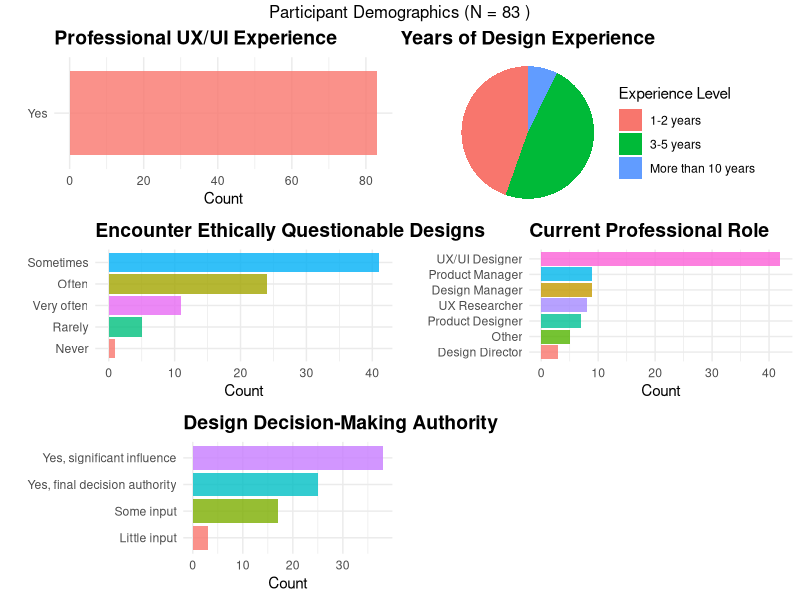

Reproduce this figure in R. (Note: this script raises an error after producing the figure.)
# Simplified Demographics Analysis - UX Ethics Survey

library(dplyr)
library(ggplot2)
library(readr)
library(gridExtra)

cat("=== UX ETHICS SURVEY DEMOGRAPHICS ANALYSIS ===\n")

# Load the processed interface data to get clean participant list
interface_data <- read.csv("results/interface_plot_data_aug16_plus_new_filtered.csv")
clean_participant_ids <- unique(interface_data$ResponseId)

cat("Clean participants for analysis: N =", length(clean_participant_ids), "\n")

# Load raw data to extract demographics
raw_data <- read_tsv("aug17_utf8.tsv", show_col_types = FALSE)

# Clean the raw data
clean_raw <- raw_data %>%
  filter(
    !is.na(ResponseId),
    !grepl("Response ID|ImportId|Understanding How User", ResponseId, ignore.case = TRUE),
    !ResponseId %in% c("Response ID", "{\"ImportId\":\"_recordId\"}")
  ) %>%
  filter(ResponseId %in% clean_participant_ids)

cat("Matched demographic data for", nrow(clean_raw), "participants\n")

# Get the actual demographic columns that exist
demo_cols <- c("Professional Experie", "Experience Level", "UI Ethics Experience", 
               "Dark Pattern Exp.", "Current Role", "Industry Experience", 
               "Company Size", "Decision-Making Auth")

# Check which columns exist
existing_cols <- demo_cols[demo_cols %in% names(clean_raw)]
cat("Found columns:", paste(existing_cols, collapse = ", "), "\n")

# Extract available demographics
demographics <- clean_raw %>%
  select(ResponseId, all_of(existing_cols))

# Create summary function
create_summary <- function(data, col_name) {
  data %>%
    filter(!is.na(.data[[col_name]]) & .data[[col_name]] != "") %>%
    count(.data[[col_name]], name = "Count") %>%
    mutate(Percentage = round(Count / sum(Count) * 100, 1)) %>%
    arrange(desc(Count))
}

# Generate summaries
cat("\n=== DEMOGRAPHIC SUMMARIES ===\n")

for(col in existing_cols) {
  cat("\n", toupper(col), ":\n")
  summary_table <- create_summary(demographics, col)
  print(summary_table)
}

# Create key visualizations
if(!dir.exists("plots")) {
  dir.create("plots")
}

colors <- c("#3498db", "#e74c3c", "#2ecc71", "#f39c12", "#9b59b6", "#1abc9c", "#34495e", "#95a5a6")

# Professional Experience
if("Professional Experie" %in% existing_cols) {
  prof_data <- create_summary(demographics, "Professional Experie")
  p1 <- ggplot(prof_data, aes(x = reorder(`Professional Experie`, Count), y = Count, fill = `Professional Experie`)) +
    geom_bar(stat = "identity", alpha = 0.8) +
    coord_flip() +
    labs(title = "Professional UX/UI Experience", x = "", y = "Count") +
    theme_minimal() +
    theme(legend.position = "none", plot.title = element_text(face = "bold", size = 14))
}

# Experience Level
if("Experience Level" %in% existing_cols) {
  exp_data <- create_summary(demographics, "Experience Level")
  p2 <- ggplot(exp_data, aes(x = "", y = Count, fill = `Experience Level`)) +
    geom_bar(stat = "identity", width = 1) +
    coord_polar("y", start = 0) +
    labs(title = "Years of Design Experience", fill = "Experience Level") +
    theme_void() +
    theme(plot.title = element_text(face = "bold", size = 14, hjust = 0.5))
}

# Ethics Encounter
if("UI Ethics Experience" %in% existing_cols) {
  ethics_data <- create_summary(demographics, "UI Ethics Experience")
  p3 <- ggplot(ethics_data, aes(x = reorder(`UI Ethics Experience`, Count), y = Count, fill = `UI Ethics Experience`)) +
    geom_bar(stat = "identity", alpha = 0.8) +
    coord_flip() +
    labs(title = "Encounter Ethically Questionable Designs", x = "", y = "Count") +
    theme_minimal() +
    theme(legend.position = "none", plot.title = element_text(face = "bold", size = 14))
}

# Dark Pattern Familiarity
if("Dark Pattern Exp." %in% existing_cols) {
  dp_data <- create_summary(demographics, "Dark Pattern Exp.")
  p4 <- ggplot(dp_data, aes(x = "", y = Count, fill = `Dark Pattern Exp.`)) +
    geom_bar(stat = "identity", width = 1) +
    coord_polar("y", start = 0) +
    labs(title = "Dark Pattern Familiarity", fill = "Familiarity Level") +
    theme_void() +
    theme(plot.title = element_text(face = "bold", size = 14, hjust = 0.5))
}

# Current Role
if("Current Role" %in% existing_cols) {
  role_data <- create_summary(demographics, "Current Role")
  p5 <- ggplot(role_data, aes(x = reorder(`Current Role`, Count), y = Count, fill = `Current Role`)) +
    geom_bar(stat = "identity", alpha = 0.8) +
    coord_flip() +
    labs(title = "Current Professional Role", x = "", y = "Count") +
    theme_minimal() +
    theme(legend.position = "none", plot.title = element_text(face = "bold", size = 14))
}

# Decision Authority
if("Decision-Making Auth" %in% existing_cols) {
  auth_data <- create_summary(demographics, "Decision-Making Auth")
  p6 <- ggplot(auth_data, aes(x = reorder(`Decision-Making Auth`, Count), y = Count, fill = `Decision-Making Auth`)) +
    geom_bar(stat = "identity", alpha = 0.8) +
    coord_flip() +
    labs(title = "Design Decision-Making Authority", x = "", y = "Count") +
    theme_minimal() +
    theme(legend.position = "none", plot.title = element_text(face = "bold", size = 14))
}

# Create combined plot
plots_list <- list()
if(exists("p1")) plots_list <- append(plots_list, list(p1))
if(exists("p2")) plots_list <- append(plots_list, list(p2))
if(exists("p3")) plots_list <- append(plots_list, list(p3))
if(exists("p4")) plots_list <- append(plots_list, list(p4))
if(exists("p5")) plots_list <- append(plots_list, list(p5))
if(exists("p6")) plots_list <- append(plots_list, list(p6))

if(length(plots_list) >= 6) {
  combined_plot <- grid.arrange(grobs = plots_list[1:6], ncol = 2, nrow = 3,
                               top = paste("Participant Demographics (N =", length(clean_participant_ids), ")"))
} else {
  combined_plot <- grid.arrange(grobs = plots_list, ncol = 2,
                               top = paste("Participant Demographics (N =", length(clean_participant_ids), ")"))
}

# Save combined plot
ggsave("plots/demographics_complete_summary.png", combined_plot, 
       width = 16, height = 12, dpi = 300)

# Generate LaTeX summary
cat("\n", paste(rep("=", 60), collapse=""), "\n")
cat("LATEX METHODS SECTION - PARTICIPANT DEMOGRAPHICS\n")
cat(paste(rep("=", 60), collapse=""), "\n")

# Calculate key statistics
n_total <- length(clean_participant_ids)

# Professional experience
prof_yes <- demographics %>% 
  filter(!is.na(`Professional Experie`) & `Professional Experie` == "Yes") %>% 
  nrow()

# Experience level
exp_data <- create_summary(demographics, "Experience Level")
exp_seasoned <- exp_data %>% 
  filter(!grepl("Less than 1 year", `Experience Level`)) %>% 
  pull(Count) %>% sum()

# Ethics encounter
ethics_data <- create_summary(demographics, "UI Ethics Experience")
ethics_frequent <- ethics_data %>% 
  filter(grepl("Often|Very often|Sometimes", `UI Ethics Experience`)) %>% 
  pull(Count) %>% sum()

# Dark pattern awareness
dp_data <- create_summary(demographics, "Dark Pattern Exp.")
dp_aware <- dp_data %>% 
  filter(!grepl("Not familiar|Never heard", `Dark Pattern Exp.`)) %>% 
  pull(Count) %>% sum()

# Decision authority
auth_data <- create_summary(demographics, "Decision-Making Auth")
has_authority <- auth_data %>% 
  filter(grepl("Full|Some", `Decision-Making Auth`)) %>% 
  pull(Count) %>% sum()

latex_text <- sprintf(
"\\textbf{Participants.} We recruited N = %d participants through Prolific Academic, all with professional experience in UI/UX design, product design, or design decision-making roles. The majority (%d participants, %.1f%%) had more than one year of professional design experience, with %.1f%% having 3-5 years and %.1f%% having 1-2 years of experience. This indicates a sample with substantial domain expertise relevant to interface design evaluation.

\\textbf{Professional Context and Expertise.} Importantly, %d participants (%.1f%%) reported having either full or some authority to make final decisions about interface designs in their current roles, ensuring our sample included individuals who actively engage in design decision-making processes. Additionally, %d participants (%.1f%%) regularly encounter ethically questionable designs in their professional work (sometimes, often, or very often), and %d participants (%.1f%%) indicated familiarity with dark patterns. This professional profile supports the ecological validity of our findings for understanding how UX evaluation metrics influence real-world design decisions among practicing designers.",
n_total, exp_seasoned, exp_seasoned/n_total*100,
exp_data$Percentage[exp_data$`Experience Level` == "3-5 years"],
exp_data$Percentage[exp_data$`Experience Level` == "1-2 years"],
has_authority, has_authority/n_total*100,
ethics_frequent, ethics_frequent/n_total*100,
dp_aware, dp_aware/n_total*100
)

cat(latex_text)

# Save results
write.csv(demographics, "results/participant_demographics.csv", row.names = FALSE)

cat("\n\nFiles created:\n")
cat("• plots/demographics_complete_summary.png - Combined demographic visualization\n")
cat("• results/participant_demographics.csv - Raw demographic data\n")

cat("\n✓ Demographics analysis complete!\n")
